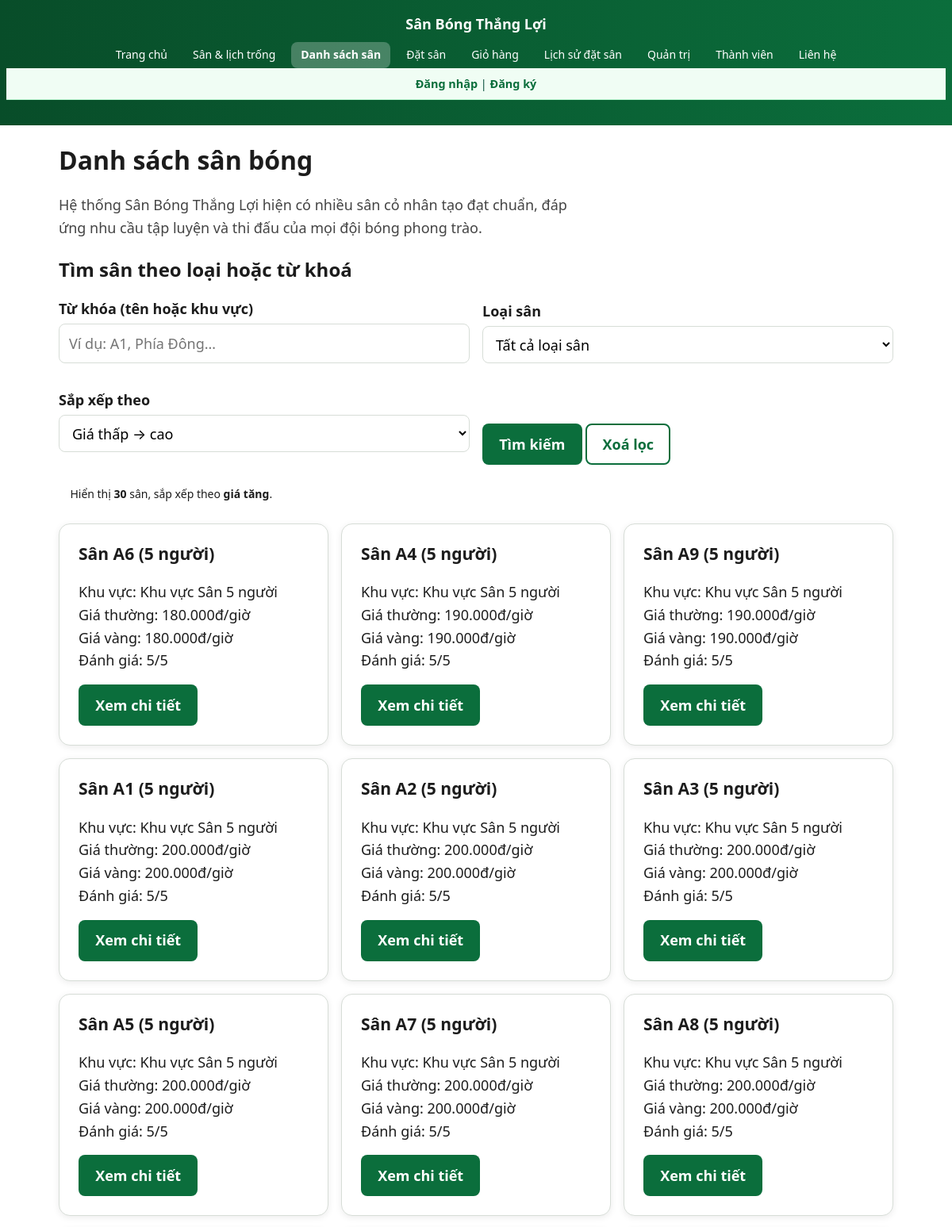
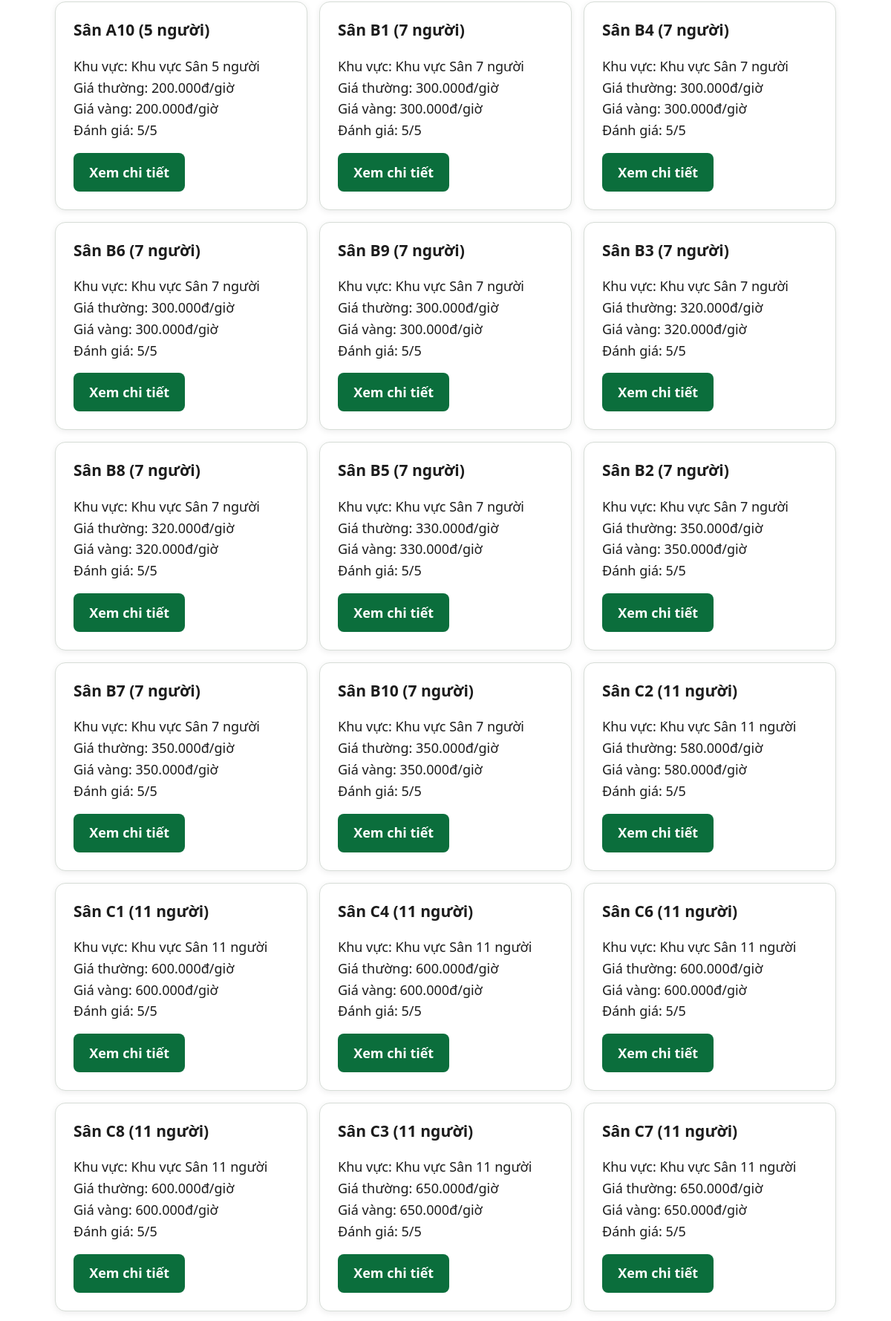
Screenshot of /danh-sach.php (upper part) with the database file from the repository (2 pictures, top to bottom).
### tables this page shows
CREATE TABLE san_bong (
    id INT UNSIGNED AUTO_INCREMENT PRIMARY KEY,
    danh_muc_id INT UNSIGNED NOT NULL,
    ten_san VARCHAR(100) NOT NULL UNIQUE,
     
    gia_thue DECIMAL(12, 0) NOT NULL CHECK (gia_thue >= 0),
     
    trang_thai ENUM('hoat_dong', 'bao_tri', 'het_cho') NOT NULL DEFAULT 'hoat_dong',
    hinh_anh VARCHAR(255) NULL,
    CONSTRAINT fk_san_bong_danh_muc FOREIGN KEY (danh_muc_id) 
        REFERENCES danh_muc(id) ON DELETE RESTRICT ON UPDATE CASCADE
);

### inc/ham.php (called while the page is built, shortened)
<?php
if (!function_exists('e')) {
    function e(?string $chuoi): string
    {
        return htmlspecialchars((string) $chuoi, ENT_QUOTES | ENT_HTML5, 'UTF-8');
    }
}
if (!function_exists('vnd')) {
    function vnd(int|float $so): string
    {
        return number_format((float) $so, 0, ',', '.') . 'đ';
    }
}
if (!function_exists('getChuoi')) {
    function getChuoi(string $khoa, string $macDinh = ''): string
    {
        return trim((string) ($_GET[$khoa] ?? $macDinh));
    }
}

### src/Data/KhoSanPham.php (called while the page is built, shortened)
<?php
class KhoSanPham
{
    private PDO $pdo;
    public function __construct(PDO $pdo)
    {
        $this->pdo = $pdo;
    }
    public function timKiem(string $tuKhoa = '', int $loaiSan = 0): array
    {
        $sql = "SELECT s.*, d.ten_danh_muc FROM san_bong s LEFT JOIN danh_muc d ON s.danh_muc_id = d.id WHERE 1=1";
        $params = [];
        $stmt = $this->pdo->prepare($sql);
        $stmt->execute($params);
        $rows = $stmt->fetchAll();
        $ketQua = [];
        foreach ($rows as $row) {
            $loai = 5;
            if (str_contains($row['ten_danh_muc'] ?? '', '7')) $loai = 7;
            if (str_contains($row['ten_danh_muc'] ?? '', '11')) $loai = 11;
            $ketQua[] = SanPham::tuMang([
                'id'           => (string) $row['id'],
                'ten'          => $row['ten_san'],
                'loaiSan'      => $loai,
                'khuVuc'       => 'Khu vực ' . ($row['ten_danh_muc'] ?? 'chung'),
                'giaThuong'    => (int) $row['gia_thue'],
                'giaVang'      => (int) $row['gia_thue'],
                'danhGia'      => 5.0,
                'hinhAnh'      => $row['hinh_anh'] ?? '',
                'dangHoatDong' => ($row['trang_thai'] === 'hoat_dong'),
            ]);
        }
        return $ketQua;
    }
    public function sapXep(array $danhSach, string $tieuChi): array
    {
        switch ($tieuChi) {
            default: usort($danhSach, fn($a, $b) => $a->getGiaThuong() <=> $b->getGiaThuong()); break;
        }
        return $danhSach;
    }
}

### src/Models/SanPham.php (called while the page is built, shortened)
<?php
class SanPham
{
    private string $id;
    private string $ten;
    private int $loaiSan;
    private string $khuVuc;
    private int $giaThuong;
    private int $giaVang;
    private float $danhGia;
    public function __construct(array $duLieu)
    {
        $this->id            = (string) ($duLieu['id']            ?? '');
        $this->ten           = (string) ($duLieu['ten']           ?? '');
        $this->loaiSan       = (int)    ($duLieu['loaiSan']       ?? 0);
        $this->khuVuc        = (string) ($duLieu['khuVuc']        ?? '');
        $this->giaThuong     = (int)    ($duLieu['giaThuong']     ?? 0);
        $this->giaVang       = (int)    ($duLieu['giaVang']       ?? 0);
        $this->danhGia       = (float)  ($duLieu['danhGia']       ?? 0);
    }
    public static function tuMang(array $duLieu): self
    {
        return new self($duLieu);
    }
    public function getId(): string { return $this->id; }
    public function getTen(): string { return $this->ten; }
    public function getLoaiSan(): int { return $this->loaiSan; }
    public function getKhuVuc(): string { return $this->khuVuc; }
    public function getGiaThuong(): int { return $this->giaThuong; }
    public function getGiaVang(): int { return $this->giaVang; }
    public function getDanhGia(): float { return $this->danhGia; }
}

### danh-sach.php (the view, shortened to what this page needs)
<?php
require __DIR__ . '/inc/config.php';
require __DIR__ . '/inc/ham.php';
$tuKhoa  = getChuoi('q');
$danhMuc = getChuoi('dm', 'tat-ca');
$sapXep  = getChuoi('sx', 'gia-tang');
$loaiSan = is_numeric($danhMuc) ? (int) $danhMuc : 0;
$ketQua = $kho->timKiem($tuKhoa, $loaiSan);
$ketQua = $kho->sapXep($ketQua, $sapXep);
require __DIR__ . '/inc/header.php';
?>
<main class="khu-vuc-chinh">
  <h1>Danh sách sân bóng</h1>
  <p class="gioi-thieu">Hệ thống Sân Bóng Thắng Lợi hiện có nhiều sân cỏ nhân tạo đạt chuẩn,
    đáp ứng nhu cầu tập luyện và thi đấu của mọi đội bóng phong trào.</p>
  <h2>Tìm sân theo loại hoặc từ khoá</h2>
  <form class="bo-loc-san" method="get" action="danh-sach.php">
    <div>
      <label class="truong__nhan" for="q">Từ khóa (tên hoặc khu vực)</label>
      <input type="search" id="q" name="q" class="truong__nhap"
             value="<?= e($tuKhoa) ?>"
             placeholder="Ví dụ: A1, Phía Đông…">
    </div>
    <div>
      <label class="truong__nhan" for="dm">Loại sân</label>
      <select id="dm" name="dm" class="truong__nhap">
        <option value="tat-ca" <?= $danhMuc === 'tat-ca' ? 'selected' : '' ?>>Tất cả loại sân</option>
      </select>
    </div>
    <div>
      <label class="truong__nhan" for="sx">Sắp xếp theo</label>
      <select id="sx" name="sx" class="truong__nhap">
        <option value="gia-tang" <?= $sapXep === 'gia-tang' ? 'selected' : '' ?>>Giá thấp → cao</option>
      </select>
    </div>
    <div>
      <button type="submit" class="nut nut--chinh">Tìm kiếm</button>
      <a class="nut nut--phu" href="danh-sach.php">Xoá lọc</a>
    </div>
  </form>
  <p class="vung-thong-bao" aria-live="polite">
    <?php if ($tuKhoa !== '' || $loaiSan > 0): ?>
      Kết quả:
      <?php if ($tuKhoa !== ''): ?>
        từ khoá "<strong><?= e($tuKhoa) ?></strong>"
      <?php endif; ?>
      <?php if ($loaiSan > 0): ?>
        · loại <strong><?= $loaiSan ?></strong> người
      <?php endif; ?>
      — tìm thấy <strong><?= count($ketQua) ?></strong> sân.
    <?php else: ?>
      Hiển thị <strong><?= count($ketQua) ?></strong> sân, sắp xếp theo
      <strong><?= e(['gia-tang' => 'giá tăng', 'gia-giam' => 'giá giảm', 'ten' => 'tên A-Z'][$sapXep]) ?></strong>.
    <?php endif; ?>
  </p>
  <?php if (count($ketQua) === 0): ?>
    <div class="the" style="text-align: center; padding: 2rem;">
      <p style="font-size: 2rem; margin: 0;">🔍</p>
      <p><strong>Không tìm thấy sân nào phù hợp.</strong></p>
      <p>Hãy thử xoá từ khoá hoặc đổi loại sân.</p>
      <a class="nut nut--chinh" href="danh-sach.php">Xem tất cả sân</a>
    </div>
  <?php else: ?>
    <ul class="danh-sach-the">
      <?php foreach ($ketQua as $san): ?>
        <li class="the">
          <h3><?= e($san->getTen()) ?> (<?= $san->getLoaiSan() ?> người)</h3>
          <p>
            Khu vực: <?= e($san->getKhuVuc()) ?><br>
            Giá thường: <?= vnd($san->getGiaThuong()) ?>/giờ<br>
            Giá vàng: <?= vnd($san->getGiaVang()) ?>/giờ<br>
            Đánh giá: <?= $san->getDanhGia() ?>/5
          </p>
          <a class="nut nut--chinh" href="chi-tiet.php?id=<?= urlencode($san->getId()) ?>">Xem chi tiết</a>
        </li>
      <?php endforeach; ?>
    </ul>
  <?php endif; ?>
</main>
<?php require __DIR__ . '/inc/footer.php'; ?>

### css/chung.css (style rules this page uses)
:root { --mau-chinh: #0b6e3c; --mau-chinh-dam: #084d29; --mau-nhan: #f4b400; --mau-chu: #1c1c1c; --mau-nen: #ffffff; --mau-nen-phu: #f2f6f2; --mau-vien: #d7ddd7; --co-chu-goc: 16px; --co-chu-nho: 0.875rem; --co-chu-lon: 1.125rem; --co-chu-tieu-de-1: 1.75rem; --co-chu-tieu-de-2: 1.35rem; --khoang: 1rem; --khoang-lon: 1.5rem; --khoang-nho: 0.5rem; --bo-goc: 8px; --bo-goc-lon: 14px; --bong: 0 2px 8px rgba(0, 0, 0, 0.08); --bong-lon: 0 6px 20px rgba(0, 0, 0, 0.1); }
*, *::before, *::after { box-sizing: border-box; }
html { scroll-behavior: smooth; }
body { margin: 0; font-family: system-ui, -apple-system, "Segoe UI", Roboto, "Helvetica Neue", Arial, sans-serif; font-size: var(--co-chu-goc); line-height: 1.6; color: var(--mau-chu); background-color: var(--mau-nen); display: grid; grid-template-rows: auto 1fr auto; min-height: 100vh; }
a { color: var(--mau-chinh); text-decoration: none; }
h1, h2, h3 { line-height: 1.25; margin-top: 0; }
h1 { font-size: var(--co-chu-tieu-de-1); }
h2 { font-size: var(--co-chu-tieu-de-2); margin-top: var(--khoang-lon); }
p { margin: 0 0 var(--khoang); }
.khu-vuc-chinh { width: 100%; max-width: 1100px; margin: 0 auto; padding: var(--khoang-lon) var(--khoang); }
@media (min-width: 600px) { :root { --co-chu-goc: 17px; } }
@media (min-width: 600px) { .khu-vuc-chinh { padding: var(--khoang-lon); } }
@media (min-width: 960px) { :root { --co-chu-goc: 18px; --co-chu-tieu-de-1: 2rem; --co-chu-tieu-de-2: 1.5rem; } }
body { max-width: 100vw; overflow-x: hidden; }

### css/thanh-phan.css (style rules this page uses)
.danh-sach-the { list-style: none; padding: 0; margin: 0; display: grid; gap: var(--khoang); grid-template-columns: 1fr; }
.the { background-color: var(--mau-nen); border: 1px solid var(--mau-vien); border-radius: var(--bo-goc-lon); padding: var(--khoang-lon); box-shadow: var(--bong); }
@media (min-width: 600px) { .danh-sach-the { grid-template-columns: repeat(2, 1fr); } }
@media (min-width: 960px) { .danh-sach-the { grid-template-columns: repeat(3, 1fr); } }
.truong__nhan { display: block; font-weight: 600; margin-bottom: 0.25rem; }
.truong__nhap { width: 100%; padding: 0.6rem 0.75rem; font: inherit; border: 1px solid var(--mau-vien); border-radius: var(--bo-goc); background-color: #fff; margin-bottom: var(--khoang); }
.nut { display: inline-block; padding: 0.6rem 1.2rem; font: inherit; font-weight: 600; border-radius: var(--bo-goc); border: 2px solid transparent; cursor: pointer; text-align: center; transition: background-color 0.15s, color 0.15s; }
.nut--chinh { background-color: var(--mau-chinh); color: #fff; }
.nut--phu { background-color: transparent; color: var(--mau-chinh); border-color: var(--mau-chinh); }
.gioi-thieu { font-size: var(--co-chu-lon); color: #444; max-width: 65ch; }
.vung-thong-bao { padding: 0.6rem 0.9rem; border-radius: var(--bo-goc); margin: var(--khoang-nho) 0 var(--khoang); font-size: var(--co-chu-nho); min-height: 1.4em; }
.bo-loc-san { display: grid; gap: var(--khoang); margin: var(--khoang) 0; }
@media (min-width: 600px) { .bo-loc-san { grid-template-columns: repeat(2, 1fr); align-items: end; } }

### rows the page displays
san_bong: ten_san "Sân A6", LoaiSan "5", KhuVuc "Khu vực Sân 5 người", gia_thue "180.000đ", DanhGia "5"
san_bong: ten_san "Sân A4", LoaiSan "5", KhuVuc "Khu vực Sân 5 người", gia_thue "190.000đ", DanhGia "5"
san_bong: ten_san "Sân A9", LoaiSan "5", KhuVuc "Khu vực Sân 5 người", gia_thue "190.000đ", DanhGia "5"
san_bong: ten_san "Sân A1", LoaiSan "5", KhuVuc "Khu vực Sân 5 người", gia_thue "200.000đ", DanhGia "5"
san_bong: ten_san "Sân A2", LoaiSan "5", KhuVuc "Khu vực Sân 5 người", gia_thue "200.000đ", DanhGia "5"
san_bong: ten_san "Sân A3", LoaiSan "5", KhuVuc "Khu vực Sân 5 người", gia_thue "200.000đ", DanhGia "5"
san_bong: ten_san "Sân A5", id "5", KhuVuc "Khu vực Sân 5 người", gia_thue "200.000đ"
san_bong: ten_san "Sân A7", LoaiSan "5", KhuVuc "Khu vực Sân 5 người", gia_thue "200.000đ", DanhGia "5"
san_bong: ten_san "Sân A8", LoaiSan "5", KhuVuc "Khu vực Sân 5 người", gia_thue "200.000đ", DanhGia "5"
san_bong: ten_san "Sân A10", LoaiSan "5", KhuVuc "Khu vực Sân 5 người", gia_thue "200.000đ", DanhGia "5"
san_bong: ten_san "Sân B1", LoaiSan "7", KhuVuc "Khu vực Sân 7 người", gia_thue "300.000đ", DanhGia "5"
san_bong: ten_san "Sân B4", LoaiSan "7", KhuVuc "Khu vực Sân 7 người", gia_thue "300.000đ", DanhGia "5"
san_bong: ten_san "Sân B6", LoaiSan "7", KhuVuc "Khu vực Sân 7 người", gia_thue "300.000đ", DanhGia "5"
san_bong: ten_san "Sân B9", LoaiSan "7", KhuVuc "Khu vực Sân 7 người", gia_thue "300.000đ", DanhGia "5"
san_bong: ten_san "Sân B3", LoaiSan "7", KhuVuc "Khu vực Sân 7 người", gia_thue "320.000đ", DanhGia "5"
san_bong: ten_san "Sân B8", LoaiSan "7", KhuVuc "Khu vực Sân 7 người", gia_thue "320.000đ", DanhGia "5"
san_bong: ten_san "Sân B5", LoaiSan "7", KhuVuc "Khu vực Sân 7 người", gia_thue "330.000đ", DanhGia "5"
san_bong: ten_san "Sân B2", LoaiSan "7", KhuVuc "Khu vực Sân 7 người", gia_thue "350.000đ", DanhGia "5"
san_bong: ten_san "Sân B7", LoaiSan "7", KhuVuc "Khu vực Sân 7 người", gia_thue "350.000đ", DanhGia "5"
san_bong: ten_san "Sân B10", LoaiSan "7", KhuVuc "Khu vực Sân 7 người", gia_thue "350.000đ", DanhGia "5"
san_bong: ten_san "Sân C2", LoaiSan "11", KhuVuc "Khu vực Sân 11 người", gia_thue "580.000đ", DanhGia "5"
san_bong: ten_san "Sân C1", LoaiSan "11", KhuVuc "Khu vực Sân 11 người", gia_thue "600.000đ", DanhGia "5"
san_bong: ten_san "Sân C4", LoaiSan "11", KhuVuc "Khu vực Sân 11 người", gia_thue "600.000đ", DanhGia "5"
san_bong: ten_san "Sân C6", LoaiSan "11", KhuVuc "Khu vực Sân 11 người", gia_thue "600.000đ", DanhGia "5"
san_bong: ten_san "Sân C8", LoaiSan "11", KhuVuc "Khu vực Sân 11 người", gia_thue "600.000đ", DanhGia "5"
san_bong: ten_san "Sân C3", LoaiSan "11", KhuVuc "Khu vực Sân 11 người", gia_thue "650.000đ", DanhGia "5"
san_bong: ten_san "Sân C7", LoaiSan "11", KhuVuc "Khu vực Sân 11 người", gia_thue "650.000đ", DanhGia "5"

### other values shown
$nhan "Trang chủ"
$nhan "Sân & lịch trống"
$nhan "Danh sách sân"
$nhan "Đặt sân"
$nhan "Giỏ hàng"
$nhan "Lịch sử đặt sân"
$nhan "Quản trị"
$nhan "Thành viên"
$nhan "Liên hệ"
count($ketQua) "30"
